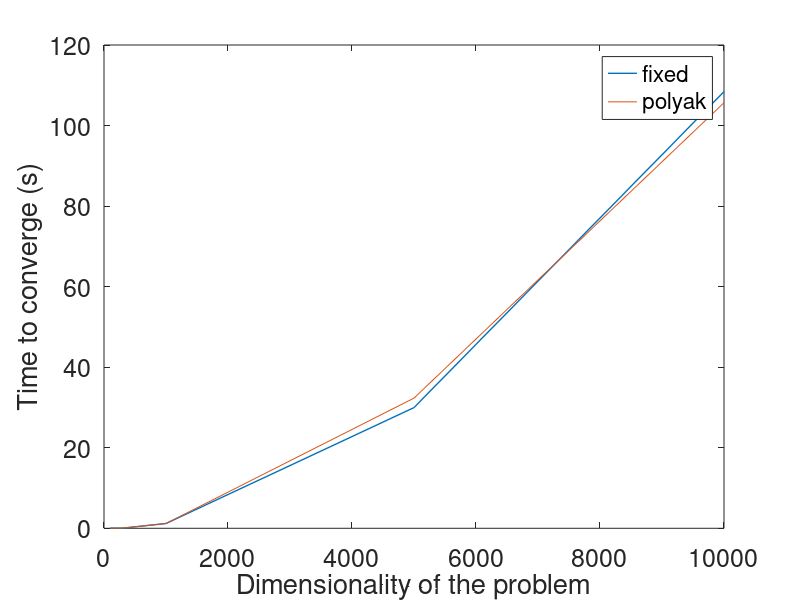

The MATLAB source for this figure: (Note: this script raises an error after producing the figure.)
dimensionalities = [100, 300, 1000, 5000 10000];

% vector of timing for fixed step size
fixed_timing_100 = [1.084006e-02, 1.222169e-02, 1.385670e-02, 1.623224e-02, 1.498239e-02, 2.454957e-02];
fixed_timing = [mean(fixed_timing_100), 3.590035e-02, 1.186103e+00, 2.996689e+01, 1.084384e+02];

% vector of timing for polyak step size
polyak_timing_100 = [1.049083e-02, 2.188802e-02, 2.545656e-02, 2.026503e-02, 2.878615e-02, 7.883645e-02];
polyak_timing = [mean(polyak_timing_100), 4.896072e-02, 1.186414e+00, 3.232316e+01, 1.056644e+02];

figure('DefaultAxesFontSize',18);
plot(dimensionalities, fixed_timing, 'LineWidth',1);
hold on
plot(dimensionalities, polyak_timing);
xlabel('Dimensionality of the problem', 'LineWidth',1);
ylabel('Time to converge (s)');
lgd = legend('fixed', 'polyak');
lgd.FontSize = 15;

% fplot(@(x) (0.0011)*x.*log(x), [100, 10000]);